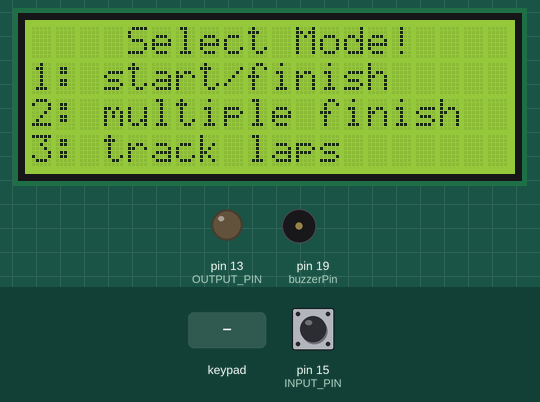
A sketch run on a simulated Arduino Uno, built with avr-gcc and run on an emulated ATmega328P. Parts: 20×4 character LCD, output pins drawn as LEDs (lit = HIGH), buzzer (waves = sounding). Inputs (shaded band) come from the test bench; at power-on: pin 15 (INPUT_PIN) HIGH.

Above: at 9.2 s.
9.3 s: key '1' pressed
At 9.9 s:
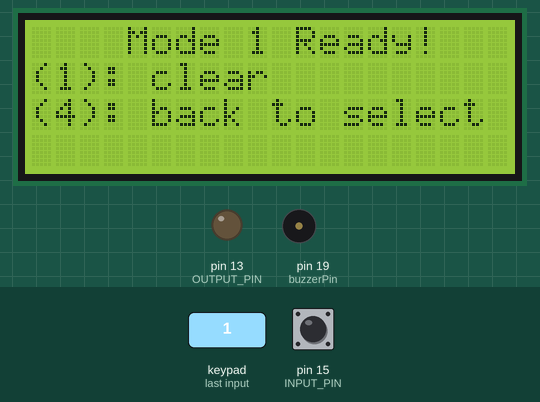
10.8 s: pin 15 (INPUT_PIN) pulled LOW for 0.15 s
At 11.25 s:
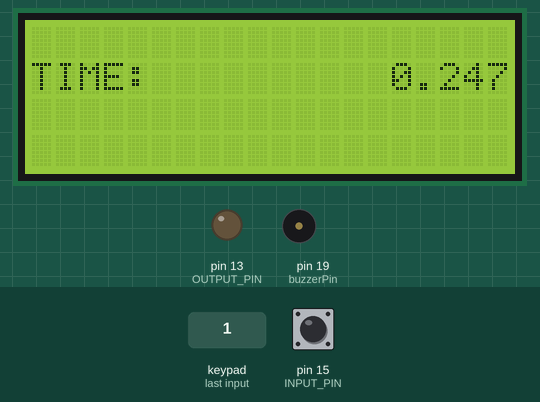
11.5 s: pin 15 (INPUT_PIN) pulled LOW for 1 s
At 12.3 s:
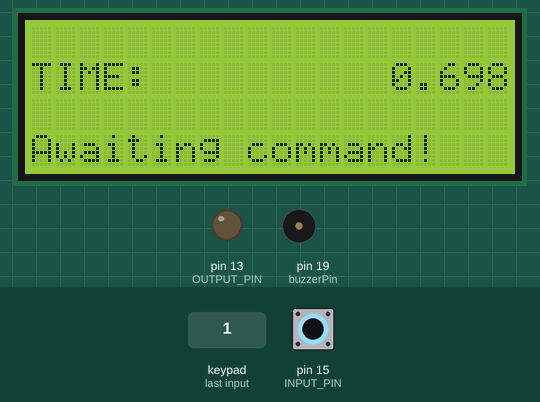
14.0 s: key '2' pressed
At 14.4 s:
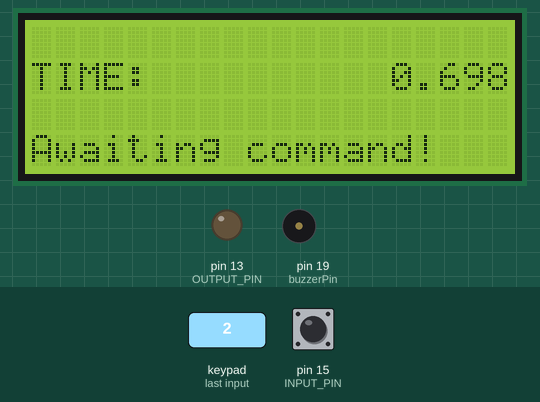
Timing chart, 0 to 16.5 s (numbered marks = the images above; inputs shaded):
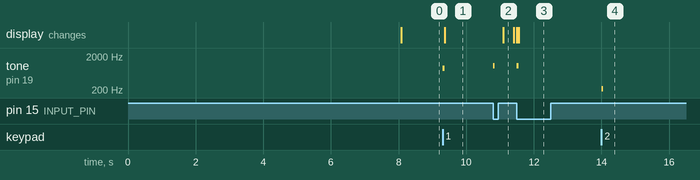

Measured:
- after the input at 9.3 s, tone on pin 19 (buzzerPin): silent → 880 Hz at once, → silent 0.05 s later; the display: changes after 0.07 s (image 1)
- after the input at 10.8 s, tone on pin 19 (buzzerPin): silent → 1047 Hz at once, → silent 0.05 s later; the display: changes after 0.30 s (image 2)
- after the input at 11.5 s, tone on pin 19 (buzzerPin): silent → 1047 Hz at once, → silent 0.05 s later; the display: first differs from a run without the input after 0.06 s (image 3)
- after the input at 14.0 s, tone on pin 19 (buzzerPin): silent → 220 Hz at once, → silent 0.05 s later

The sketch:

Sharky.ino
```cpp
// include libraries:
#include <LiquidCrystal.h>
#include <Keypad.h>

# define MODE1 1  // 1 FIRE event starts timer, 1 FIRE event ends timer
# define MODE2 2  // 1 FIRE event starts timer, every FIRE event after calculates time from start
# define MODE3 3  // 1 FIRE event starts timer, every FIRE event after calculates lap time from last FIRE event
// *** FIRE event is signal received from an unknown source that indicates Sharky to calculate the time based on the current mode

# define STATE_MODE_SELECTION 0   // select mode
# define STATE_INITIAL 1          // timer not yet started
# define STATE_WORKING 2          // timer calculating based on mode
// *** STATE is used to determine what action is Sharky performing at the moment

// initialize the library by associating any needed LCD interface pin
// with the arduino pin number it is connected to
const int rs = 12, en = 11, d4 = 5, d5 = 4, d6 = 3, d7 = 2;
LiquidCrystal lcd(rs, en, d4, d5, d6, d7);


// initialize the keypad object
const byte KBD_ROWS = 1, KBD_COLS = 4;

byte kbdRowPins[KBD_ROWS] = { 6 };
byte kbdColPins[KBD_COLS] = { 9, 10, 7, 8};
char kbdKeys[KBD_ROWS][KBD_COLS] = {
  {'1', '2', '3', '4'}
};

const int TONE_ERROR = 220;
const int TONE_KEY = 880;
const int TONE_FIRE = 1047;

Keypad keypad = Keypad(makeKeymap(kbdKeys), kbdRowPins, kbdColPins, KBD_ROWS, KBD_COLS);

// dimensions of the display
const int COLS = 20;
const int ROWS = 4;

// input & output pins
const int INPUT_PIN = 15;
const int OUTPUT_PIN = 13;
const int buzzerPin = 19;

// variables that contain info about CURRENT STATE & MODE
int CURR_MODE = -1;
int CURR_STATE = STATE_MODE_SELECTION;

// variables used for input
bool isTriggered = false;  // active on contact
bool isReleased = false;   // activates only once on release
bool isFired = false;      // activates only once on press
bool canBeFired = true;    // activates only after Release

// variables used for time measuring
unsigned long programStartTime = 0;
unsigned long modeStartTime = 0;
unsigned long modeCurrentTime = 0;
unsigned long modeLastTime = 0;

const int Q_SIZE = 4;
unsigned long buffTimesQ[Q_SIZE] = {0, 0, 0, 0};
int buffNumbersQ[Q_SIZE] = {0, 0, 0, 0};
int p = -1;

bool mode1IsFinished = 0;
int entryCount = 0;


const String TITLE = "Sharky";
// *** Hello, I am Sharky - a primitive time measuring device!
// *** I am happy to help you!

// *** Sharky v1.0 released 22.03.2023
// *** by Drago Ivanov

// main setup function
// initialising input, output & display
//
void setup() {
  // set up the LCD's number of columns and rows:
  lcd.begin(COLS, ROWS);

  // initiate input & output
  pinMode(INPUT_PIN, INPUT_PULLUP);
  pinMode(OUTPUT_PIN, OUTPUT);

  programStartTime = millis();
  loadingScreen();
  lcd.clear();
  loadState(STATE_MODE_SELECTION);
}

// main loop function
// responsible for running the current STATE of Sharky
//
void loop() {

  checkForFIREevent();
  checkForKeypadEvent();

  if(CURR_STATE == STATE_WORKING)
  {
    switch(CURR_MODE){
      case MODE1:
      mode1();
      break;
      case MODE2:
      mode2();
      break;
      case MODE3:
      mode3();
      break;
    }
  }
  else if(CURR_STATE == STATE_INITIAL)
  {
    if(isFired) loadState(STATE_WORKING);
  }

}

// function responsible for state transition
// and initialisation
//
void loadState(int state)
{
  switch(state)
  {
    case STATE_MODE_SELECTION:
      CURR_STATE = STATE_MODE_SELECTION;
      CURR_MODE = -1;
      lcd.clear();
      lcd.setCursor(0, 0);
      lcd.print("    Select Mode!    ");
      lcd.setCursor(0, 1);
      lcd.print("1: start/finish");
      lcd.setCursor(0, 2);
      lcd.print("2: multiple finish");
      lcd.setCursor(0, 3);
      lcd.print("3: track laps");
      break;
    case STATE_INITIAL:
      CURR_STATE = STATE_INITIAL;
      lcd.clear();
      lcd.setCursor(0, 0);
      lcd.print("    Mode ");
      lcd.print(CURR_MODE);
      lcd.print(" Ready!");
      lcd.setCursor(0, 1);
      lcd.print("(1): clear");
      lcd.setCursor(0, 2);
      lcd.print("(4): back to select");
      break;
    case STATE_WORKING:
      CURR_STATE = STATE_WORKING;
      lcd.clear();
      modeStartTime = millis();       // the moment the actual measuring starts
      modeCurrentTime = modeStartTime;
      modeLastTime = modeStartTime;
      mode1IsFinished = 0;
      entryCount = 0;
      // TimesQ
      clear();

      break;
    default:
      beep(200, TONE_ERROR);
  }
}

// function responsible for the loading screen
//
void loadingScreen()
{
  lcd.setCursor(0, 0);
  lcd.print("Sharky Time Tracker");
  lcd.setCursor(0, 1);
  lcd.print("(c)2023 version 1.0");
  lcd.setCursor(0, 2);
  lcd.print("Drago Ivanov");
  lcd.setCursor(0, 3);
  lcd.print("SMG, 11th grade");
  delay(8000);
}

// Sharky Mode 1:
// calculates time between 2 FIRE events -> start and end
//
void mode1()
{
  modeCurrentTime = millis();

  if(mode1IsFinished)
  {
    lcd.setCursor(0, 3);
    lcd.print("Awaiting command!");
    return;
  }

  lcd.setCursor(0, 1);
  lcd.print("TIME: ");
  printTime(modeCurrentTime - modeStartTime, 1);

  if(isFired)  // signal to end the counting
  {
    mode1IsFinished = true;
  }
}

// Sharky Mode 2:
// calculates overrall time of each FIRE event
//
void mode2()
{
  modeCurrentTime = millis();

  if(isFired)
  {
    //timesQ
    addNewTimeEntry(modeCurrentTime - modeStartTime);
    entryCount++;
  }

  for(int itr = 0; itr < (ROWS > Q_SIZE ? Q_SIZE : ROWS); itr++)
  {
    if(buffTimesQ[itr] == 0) return;
    lcd.setCursor(0, itr);
    lcd.print(buffNumbersQ[itr]);
    lcd.print(":    ");
    printTime(buffTimesQ[itr], itr);
  }

}

// Sharky Mode 3:
// calculates time laps between each FIRE event
//
void mode3()
{
  modeCurrentTime = millis();

  if(isFired)
  {
    //timesQ
    addNewTimeEntry(modeCurrentTime - modeLastTime);
    modeLastTime = modeCurrentTime;
    entryCount++;
  }

    for(int itr = 0; itr < (ROWS > Q_SIZE ? Q_SIZE : ROWS); itr++)
  {
    if(buffTimesQ[itr] == 0) return;
    lcd.setCursor(0, itr);
    lcd.print(buffNumbersQ[itr]);
    lcd.print(":    ");
    printTime(buffTimesQ[itr], itr);
  }
}

// function responsible for FIRE events:
// isTrigger, isReleased, isFired
//
void checkForFIREevent()
{
  int read = digitalRead(INPUT_PIN);
  if(read == 0) read = true;   // if triggered make it 1
  else read = false;

  if(isTriggered == 1 && read == 0)
  {
    isReleased = true;
    canBeFired = true;
  }
  else isReleased = false;

  if(canBeFired && read)
  {
    isFired = true;
    canBeFired = false;
    beep(50, TONE_FIRE);
  }
  else isFired = false;

  isTriggered = read;

  digitalWrite(OUTPUT_PIN, isFired);
}

// function responsible for keypad events:
// mode selection, restart, clear
//
void checkForKeypadEvent()
{
  char key = keypad.getKey();
  if (key == NO_KEY) return;

  if(key == '4')
  {
    loadState(STATE_MODE_SELECTION);
    beep(50, TONE_KEY);
    return;
  }

  if(CURR_STATE == STATE_MODE_SELECTION)
  {
    CURR_MODE = key - '0';
    beep(50, TONE_KEY);
    loadState(STATE_INITIAL);
    return;
  }
  else if(CURR_STATE == STATE_WORKING)
  {
    if(key == '1')
    {
      loadState(STATE_INITIAL);
      beep(50, TONE_KEY);
      return;
    }
  }

  beep(50, TONE_ERROR);
}

// function responsible for time formating:
// seconds, right allign
//
void printTime(unsigned long a, int line)
{
  String time = String(a);
  if(time.length() <= 3) time = "0." + time;
  else time = time.substring(0, time.length() - 3) + "." + time.substring(time.length() - 3);

  lcd.setCursor(20 - time.length(), line);
  lcd.print(time);
}

// function used to produce a buzz sound effect
//
void beep(unsigned char delayms, int frequency){
  tone(buzzerPin,frequency);
  delay(delayms);
  noTone(buzzerPin);
}

// function that clears a given line from the display
//
void deleteLCDline(int line)
{
  lcd.setCursor(0, line);
  for(int i = 0; i < COLS; i++)
  {
    lcd.print(" ");
  }
}

// QUEUE function:
// returns true if Times Queue is empty
//
bool is_empty()
{
  return p == -1;
}

// QUEUE function:
// inserts an element at the end of the queue
//
void push(unsigned long a){
  if(p >= Q_SIZE-1)
  {
    return;
  }
  p++;
  buffTimesQ[p] = a;
  if(p == 0) buffNumbersQ[p] = 1;
  else buffNumbersQ[p] = buffNumbersQ[p-1] + 1;
}

// QUEUE function:
// pops the first element of the queue
//
unsigned long pop()
{
  if(p == -1) return 0;

  unsigned long res =  buffTimesQ[0];
  p--;
  for(int i = 1; i < Q_SIZE; i++)
  {
    buffTimesQ[i-1] = buffTimesQ[i];
    buffNumbersQ[i-1] = buffNumbersQ[i];
  }

  return res;
}

// QUEUE function:
// returns the last element of the queue
//
unsigned long back()
{
  return p != -1 ? buffTimesQ[0] : 0;
}

// QUEUE function:
// returns the first element of the queue
//
unsigned long peek()
{
  return p != -1 ?  buffTimesQ[p] : 0;
}

// QUEUE function:
// deletes all elements of the queue
//
void clear()
{
  p = -1;

  for(int i = 0; i < Q_SIZE; i++)
  {
    buffTimesQ[i] = 0;
    buffNumbersQ[i] = 0;
  }
}

// special QUEUE function:
// if queue is full -> pop();
// then push(entry);
//
void addNewTimeEntry(unsigned long a)
{
  if(p >= Q_SIZE-1)
  {
    pop();
  }

  push(a);
}
```
